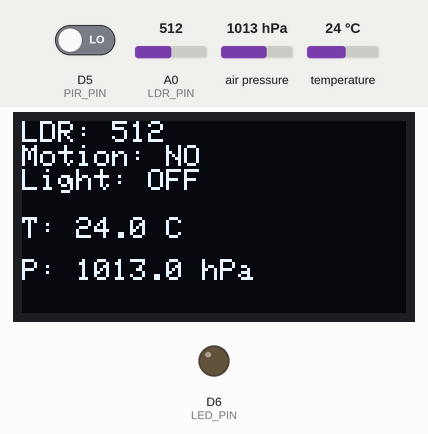
The sketch below on a simulated ESP8266 (NodeMCU). Shown: 128×64 one-colour display, output pins drawn as LEDs (lit = HIGH). The test bench sets the inputs (shaded band); at power-on: air pressure 1013 hPa, D5 (PIR_PIN) LOW, A0 (LDR_PIN) = 512, temperature 24 °C. What the sketch prints to the serial monitor is not drawn.

Above: at 1.3 s.
1.4 s: air pressure set to 952 hPa
At 2.0 s:
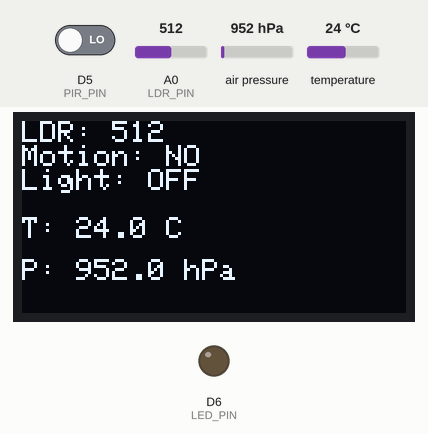
3.1 s: D5 (PIR_PIN) driven HIGH
At 4.0 s:
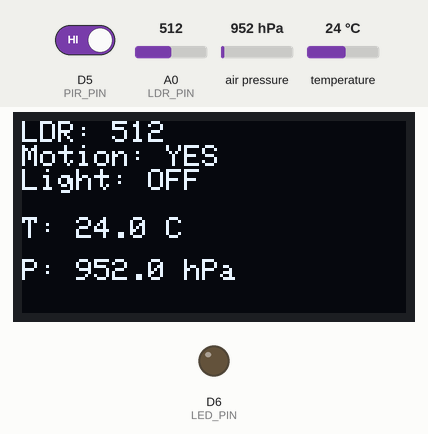
4.7 s: A0 (LDR_PIN) set to 493
At 6.0 s:
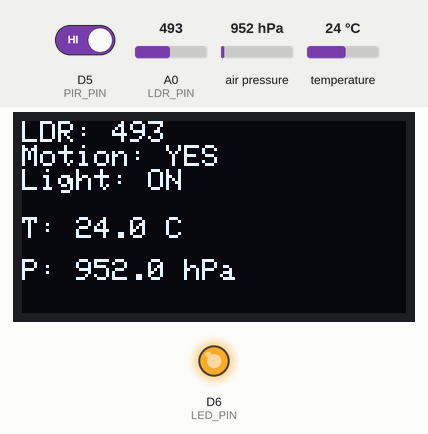
6.3 s: D5 (PIR_PIN) driven LOW
At 6.8 s:
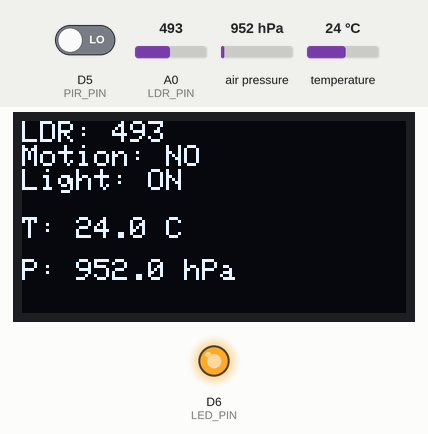
7.9 s: temperature set to 12 °C
At 8.7 s:
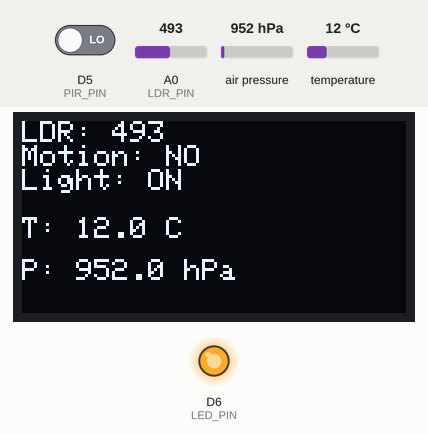
9.5 s: A0 (LDR_PIN) set to 510
At 10.7 s:
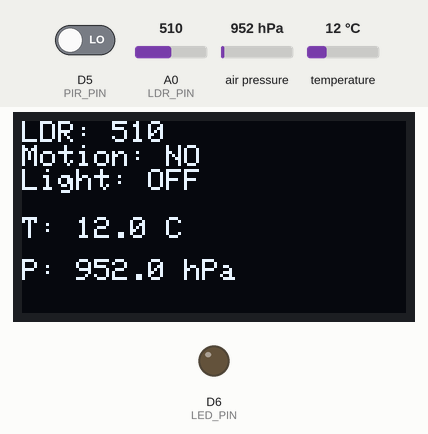
Timing chart, 0 to 12.0 s (numbered marks = the images above; inputs shaded):
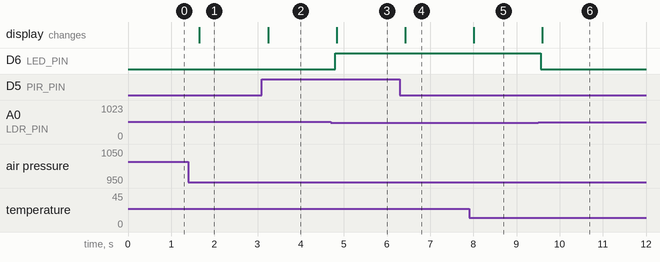

The sketch:

PROJECT_CODE.ino
```cpp
#include <Wire.h>
#include <Adafruit_Sensor.h>
#include <Adafruit_BMP280.h>
#include <Adafruit_GFX.h>
#include <Adafruit_SSD1306.h>

/* ---------- OLED setup (I²C) ---------- */
#define SCREEN_WIDTH 128
#define SCREEN_HEIGHT 64
Adafruit_SSD1306 display(SCREEN_WIDTH, SCREEN_HEIGHT, &Wire, -1);

/* ---------- BMP280 setup ---------- */
Adafruit_BMP280 bmp;    // I²C address 0x76 or 0x77
bool bmpOK = false;

/* ---------- Project pins ---------- */
#define PIR_PIN D5
#define LED_PIN D6
#define LDR_PIN A0

int  ldrValue          = 0;
const int ldrThreshold = 500;   // dark if < 500
bool lightIsOn         = false;

void setup() {
  pinMode(PIR_PIN, INPUT);
  pinMode(LED_PIN, OUTPUT);
  Serial.begin(9600);

  /* OLED init */
  if (!display.begin(SSD1306_SWITCHCAPVCC, 0x3C)) {
    Serial.println(F("❌ OLED not found"));
    while (true);
  }

  /* BMP280 init */
  if (bmp.begin(0x76)) {        // use 0x77 if your board is 0x77
    bmpOK = true;
    bmp.setSampling(Adafruit_BMP280::MODE_NORMAL,
                    Adafruit_BMP280::SAMPLING_X8,   // temp
                    Adafruit_BMP280::SAMPLING_X16,  // pressure
                    Adafruit_BMP280::FILTER_X4,
                    Adafruit_BMP280::STANDBY_MS_250);
  } else {
    Serial.println(F("⚠️  BMP280 not found"));
  }

  display.clearDisplay();
  display.setTextSize(1);
  display.setTextColor(WHITE);
}

void loop() {
  /* ---- sensors ---- */
  ldrValue = analogRead(LDR_PIN);          // 0=bright … 1023=dark
  int motion = digitalRead(PIR_PIN);       // HIGH when motion

  /* ---- LED control (original logic) ---- */
  if (!lightIsOn && ldrValue < ldrThreshold && motion == HIGH) {
    digitalWrite(LED_PIN, HIGH);
    lightIsOn = true;
  }
  if (lightIsOn && ldrValue > ldrThreshold) {
    digitalWrite(LED_PIN, LOW);
    lightIsOn = false;
  }

  /* ---- BMP280 reading ---- */
  float temp = NAN, press = NAN;
  if (bmpOK) {
    temp  = bmp.readTemperature();         // °C
    press = bmp.readPressure() / 100.0F;   // hPa
  }

  /* ---- Serial output ---- */
  Serial.print("LDR: "); Serial.print(ldrValue);
  Serial.print(" | Motion: "); Serial.print(motion);
  Serial.print(" | Light: "); Serial.print(lightIsOn ? "ON" : "OFF");
  if (bmpOK) {
    Serial.print(" | Temp: "); Serial.print(temp); Serial.print("°C");
    Serial.print(" P: ");     Serial.print(press); Serial.println(" hPa");
  } else {
    Serial.println(" | BMP280 missing");
  }

  /* ---- OLED display ---- */
  display.clearDisplay();
  display.setCursor(0, 0);
  display.print(F("LDR: "));   display.println(ldrValue);
  display.print(F("Motion: "));display.println(motion ? "YES" : "NO");
  display.print(F("Light: ")); display.println(lightIsOn ? "ON" : "OFF");

  if (bmpOK) {
    display.setCursor(0, 32);
    display.print(F("T: ")); display.print(temp, 1); display.print(F(" C"));
    display.setCursor(0, 46);
    display.print(F("P: ")); display.print(press, 1); display.print(F(" hPa"));
  } else {
    display.setCursor(0, 40);
    display.println(F("BMP280 missing"));
  }
  display.display();

  delay(500);
}
```

Measured:
- the behaviour switches between 500 and 499 on A0 (LDR_PIN) (found by bisection; images 2 and 3)
- after the input at 1.4 s, the display: changes after 0.25 s (image 1)
- after the input at 3.1 s, the display: changes after 0.14 s (image 2)
- after the input at 4.7 s, D6 (LED_PIN): LOW → HIGH after 0.10 s; the display: changes after 0.13 s (image 3)
- after the input at 6.3 s, the display: changes after 0.12 s (image 4)
- after the input at 7.9 s, the display: changes after 0.11 s (image 5)
- after the input at 9.5 s, D6 (LED_PIN): HIGH → LOW after 0.06 s; the display: changes after 0.09 s (image 6)
